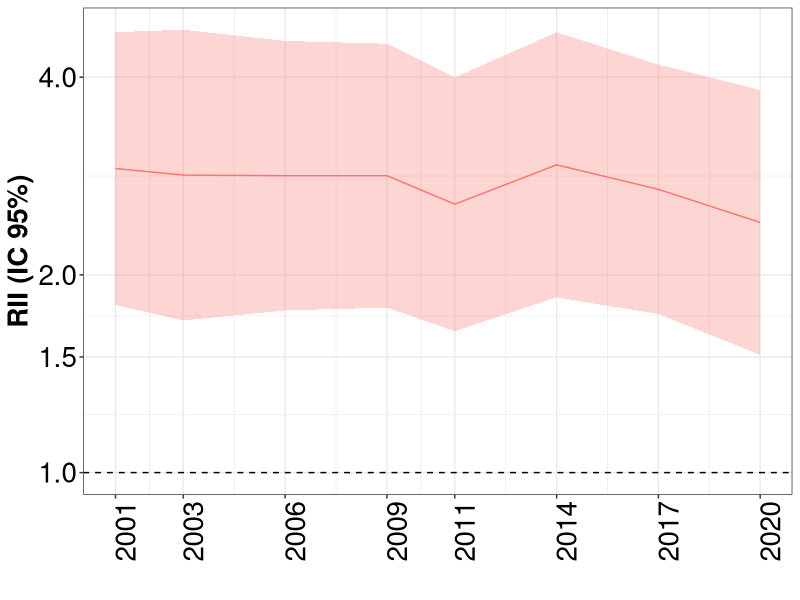
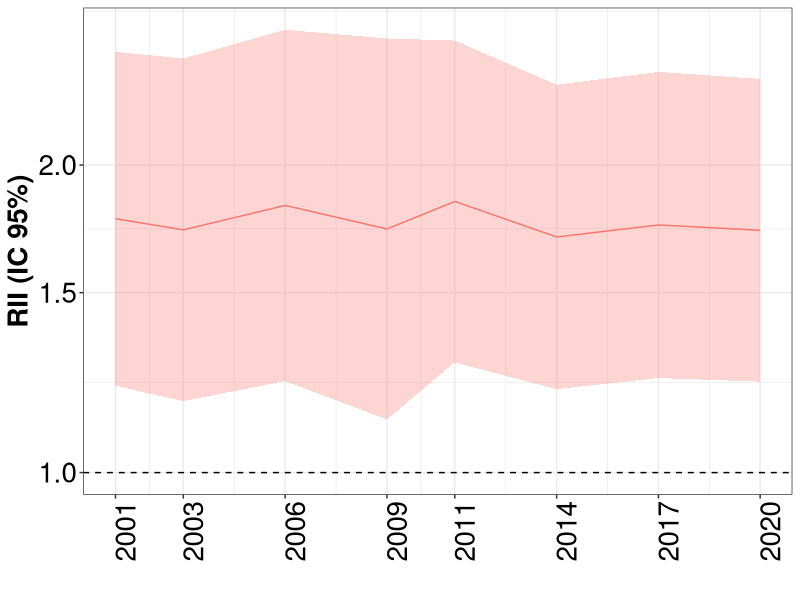
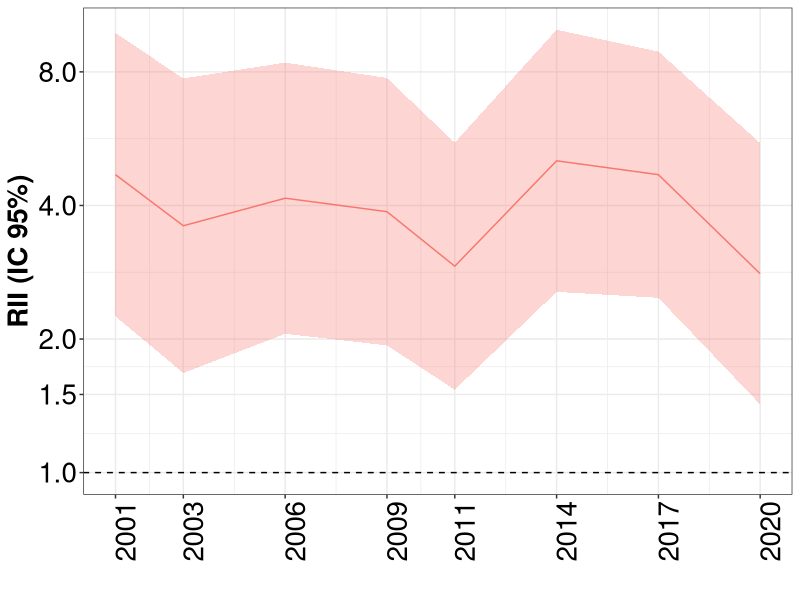
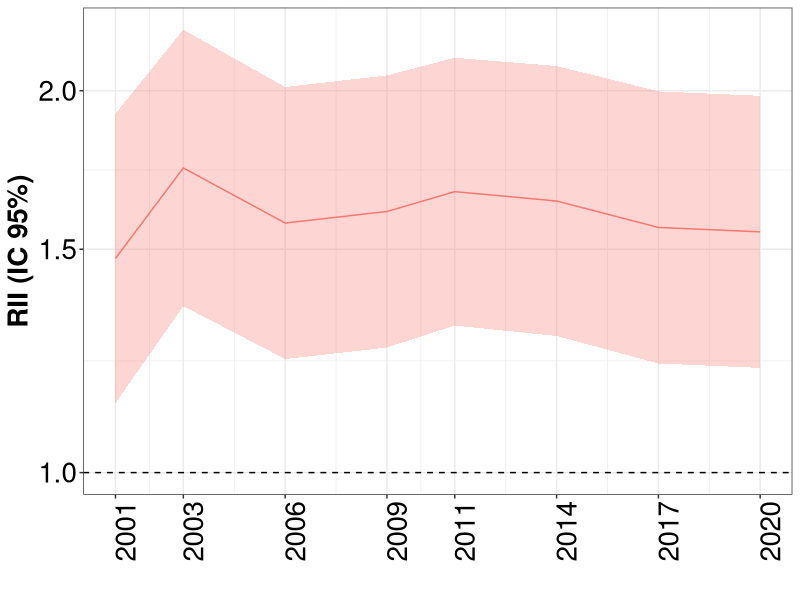
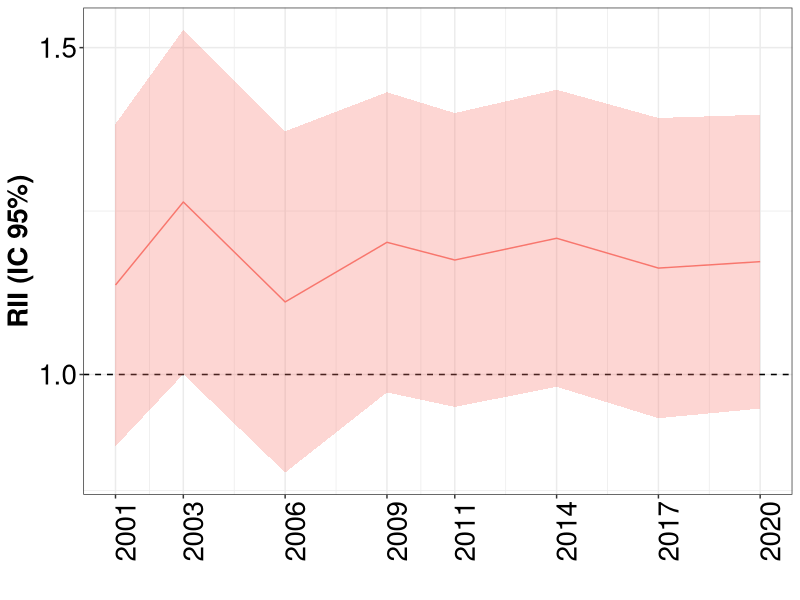
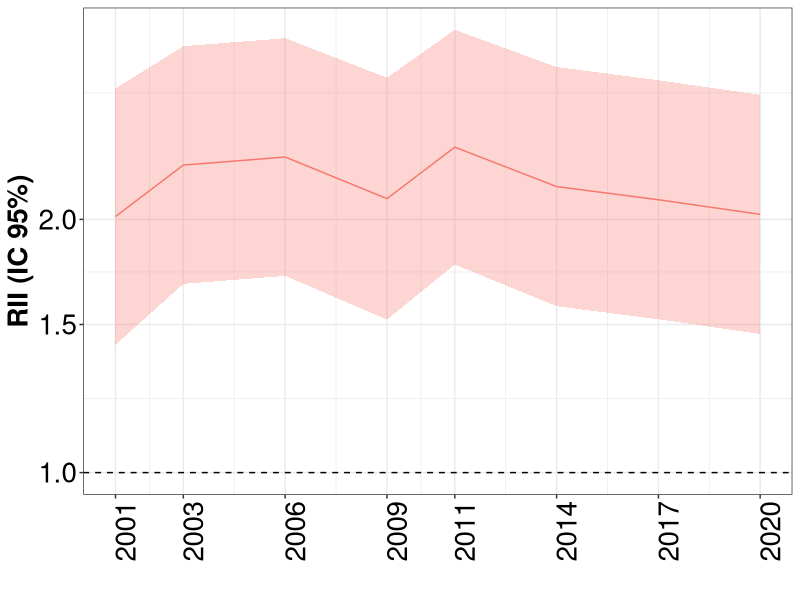
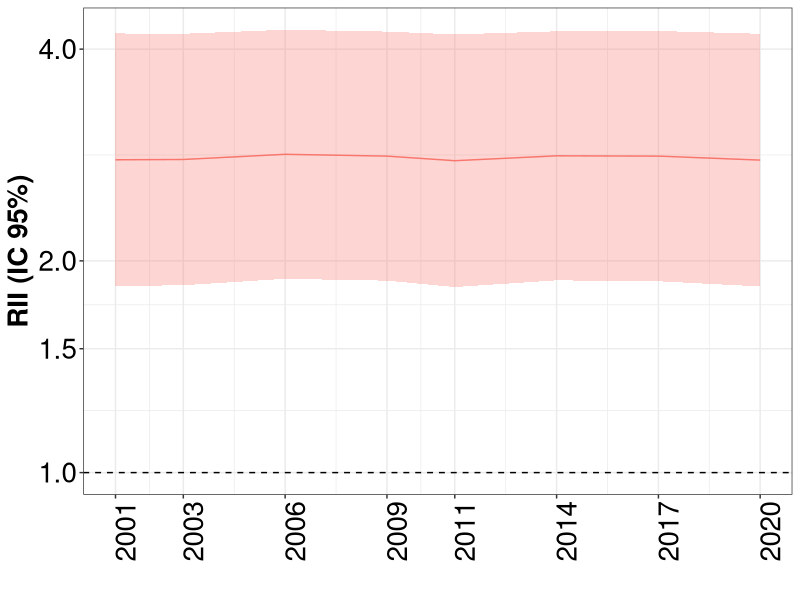
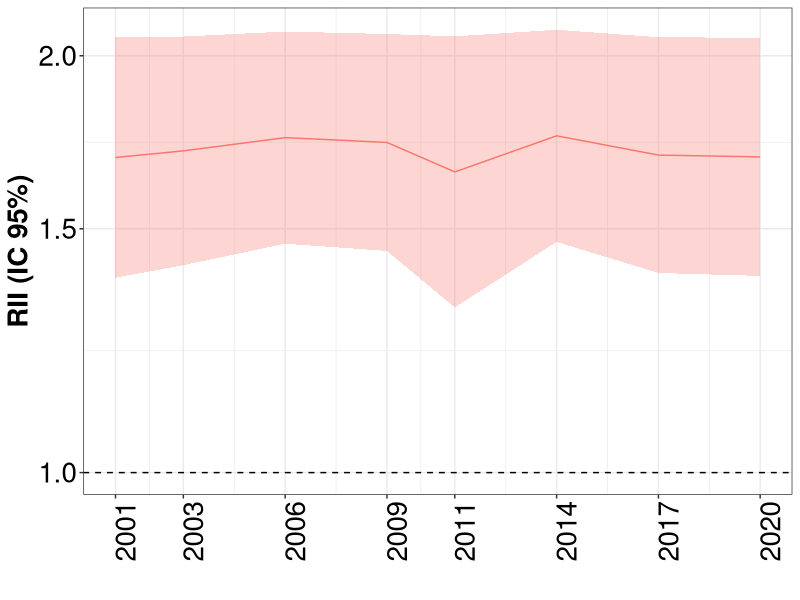

Generate these figures, in order, with R:
## ---- chunk 1
knitr::opts_chunk$set(echo = TRUE)
library(tidyverse)
library(readxl)
library(ggplot2)
setwd(getwd())

## ---- chunk 2

desigualdades_rii <- read.csv("rii.csv")
datos_ca <- desigualdades_rii %>%
  filter(abreviatura == "AN")

## ---- chunk 3

datos_ca %>%
  filter(fr =="diabetes", sexo=="Overall") %>%
  ggplot(aes(x=as.Date(encuesta), y=rii, ymin=rii_infci, ymax=rii_supci, group=fr)) +
  geom_hline(yintercept = 1, lty = 2) +
  geom_ribbon(alpha=0.3, aes(fill=fr)) +
  geom_line(aes(color=fr)) +
  scale_y_continuous(trans="log", breaks=c(0.75, 1, 1.5, 2, 4, 8, 16, 32))+
  scale_x_date(date_labels = "%Y", breaks = unique(as.Date(datos_ca$encuesta)))+
  labs(x="", y="RII (IC 95%)")+
  theme_bw()+
  theme(axis.text=element_text(size=20, color="black"),
                  axis.title=element_text(size=20, face="bold", color="black"),
                  axis.text.x = element_text(angle = 90),
                  strip.text = element_text(size=20, face="bold", color="black"),
                  legend.position="none")

## ---- chunk 4

datos_ca %>%
  filter(fr =="diabetes", sexo=="Hombre") %>%
  ggplot(aes(x=as.Date(encuesta), y=rii, ymin=rii_infci, ymax=rii_supci, group=fr)) +
  geom_hline(yintercept = 1, lty = 2) +
  geom_ribbon(alpha=0.3, aes(fill=fr)) +
  geom_line(aes(color=fr)) +
  scale_y_continuous(trans="log", breaks=c(0.75, 1, 1.5, 2, 4, 8, 16, 32))+
  scale_x_date(date_labels = "%Y", breaks = unique(as.Date(datos_ca$encuesta)))+
  labs(x="", y="RII (IC 95%)")+
  theme_bw()+
  theme(axis.text=element_text(size=20, color="black"),
                  axis.title=element_text(size=20, face="bold", color="black"),
                  axis.text.x = element_text(angle = 90),
                  strip.text = element_text(size=20, face="bold", color="black"),
                  legend.position="none")

## ---- chunk 5

datos_ca %>%
  filter(fr =="diabetes", sexo=="Mujeres") %>%
  ggplot(aes(x=as.Date(encuesta), y=rii, ymin=rii_infci, ymax=rii_supci, group=fr)) +
  geom_hline(yintercept = 1, lty = 2) +
  geom_ribbon(alpha=0.3, aes(fill=fr)) +
  geom_line(aes(color=fr)) +
  scale_y_continuous(trans="log", breaks=c(0.75, 1, 1.5, 2, 4, 8, 16, 32))+
  scale_x_date(date_labels = "%Y", breaks = unique(as.Date(datos_ca$encuesta)))+
  labs(x="", y="RII (IC 95%)")+
  theme_bw()+
  theme(axis.text=element_text(size=20, color="black"),
                  axis.title=element_text(size=20, face="bold", color="black"),
                  axis.text.x = element_text(angle = 90),
                  strip.text = element_text(size=20, face="bold", color="black"),
                  legend.position="none")

## ---- chunk 6

datos_ca %>%
  filter(fr =="hta", sexo=="Overall") %>%
  ggplot(aes(x=as.Date(encuesta), y=rii, ymin=rii_infci, ymax=rii_supci, group=fr)) +
  geom_hline(yintercept = 1, lty = 2) +
  geom_ribbon(alpha=0.3, aes(fill=fr)) +
  geom_line(aes(color=fr)) +
  scale_y_continuous(trans="log", breaks=c(0.75, 1, 1.5, 2, 4, 8, 16, 32))+
  scale_x_date(date_labels = "%Y", breaks = unique(as.Date(datos_ca$encuesta)))+
  labs(x="", y="RII (IC 95%)")+
  theme_bw()+
  theme(axis.text=element_text(size=20, color="black"),
                  axis.title=element_text(size=20, face="bold", color="black"),
                  axis.text.x = element_text(angle = 90),
                  strip.text = element_text(size=20, face="bold", color="black"),
                  legend.position="none")
## ---- chunk 7

datos_ca %>%
  filter(fr =="hta", sexo=="Hombre") %>%
  ggplot(aes(x=as.Date(encuesta), y=rii, ymin=rii_infci, ymax=rii_supci, group=fr)) +
  geom_hline(yintercept = 1, lty = 2) +
  geom_ribbon(alpha=0.3, aes(fill=fr)) +
  geom_line(aes(color=fr)) +
  scale_y_continuous(trans="log", breaks=c(0.75, 1, 1.5, 2, 4, 8, 16, 32))+
  scale_x_date(date_labels = "%Y", breaks = unique(as.Date(datos_ca$encuesta)))+
  labs(x="", y="RII (IC 95%)")+
  theme_bw()+
  theme(axis.text=element_text(size=20, color="black"),
                  axis.title=element_text(size=20, face="bold", color="black"),
                  axis.text.x = element_text(angle = 90),
                  strip.text = element_text(size=20, face="bold", color="black"),
                  legend.position="none")

## ---- chunk 8

datos_ca %>%
  filter(fr =="hta", sexo=="Mujeres") %>%
  ggplot(aes(x=as.Date(encuesta), y=rii, ymin=rii_infci, ymax=rii_supci, group=fr)) +
  geom_hline(yintercept = 1, lty = 2) +
  geom_ribbon(alpha=0.3, aes(fill=fr)) +
  geom_line(aes(color=fr)) +
  scale_y_continuous(trans="log", breaks=c(0.75, 1, 1.5, 2, 4, 8, 16, 32))+
  scale_x_date(date_labels = "%Y", breaks = unique(as.Date(datos_ca$encuesta)))+
  labs(x="", y="RII (IC 95%)")+
  theme_bw()+
  theme(axis.text=element_text(size=20, color="black"),
                  axis.title=element_text(size=20, face="bold", color="black"),
                  axis.text.x = element_text(angle = 90),
                  strip.text = element_text(size=20, face="bold", color="black"),
                  legend.position="none")

## ---- chunk 9

datos_ca %>%
  filter(fr =="obesity", sexo=="Overall") %>%
  ggplot(aes(x=as.Date(encuesta), y=rii, ymin=rii_infci, ymax=rii_supci, group=fr)) +
  geom_hline(yintercept = 1, lty = 2) +
  geom_ribbon(alpha=0.3, aes(fill=fr)) +
  geom_line(aes(color=fr)) +
  scale_y_continuous(trans="log", breaks=c(0.75, 1, 1.5, 2, 4, 8, 16, 32))+
  scale_x_date(date_labels = "%Y", breaks = unique(as.Date(datos_ca$encuesta)))+
  labs(x="", y="RII (IC 95%)")+
  theme_bw()+
  theme(axis.text=element_text(size=20, color="black"),
                  axis.title=element_text(size=20, face="bold", color="black"),
                  axis.text.x = element_text(angle = 90),
                  strip.text = element_text(size=20, face="bold", color="black"),
                  legend.position="none")
## ---- chunk 10

datos_ca %>%
  filter(fr =="obesity", sexo=="Hombre") %>%
  ggplot(aes(x=as.Date(encuesta), y=rii, ymin=rii_infci, ymax=rii_supci, group=fr)) +
  geom_hline(yintercept = 1, lty = 2) +
  geom_ribbon(alpha=0.3, aes(fill=fr)) +
  geom_line(aes(color=fr)) +
  scale_y_continuous(trans="log", breaks=c(0.75, 1, 1.5, 2, 4, 8, 16, 32))+
  scale_x_date(date_labels = "%Y", breaks = unique(as.Date(datos_ca$encuesta)))+
  labs(x="", y="RII (IC 95%)")+
  theme_bw()+
  theme(axis.text=element_text(size=20, color="black"),
                  axis.title=element_text(size=20, face="bold", color="black"),
                  axis.text.x = element_text(angle = 90),
                  strip.text = element_text(size=20, face="bold", color="black"),
                  legend.position="none")

## ---- chunk 11

datos_ca %>%
  filter(fr =="obesity", sexo=="Mujeres") %>%
  ggplot(aes(x=as.Date(encuesta), y=rii, ymin=rii_infci, ymax=rii_supci, group=fr)) +
  geom_hline(yintercept = 1, lty = 2) +
  geom_ribbon(alpha=0.3, aes(fill=fr)) +
  geom_line(aes(color=fr)) +
  scale_y_continuous(trans="log", breaks=c(0.75, 1, 1.5, 2, 4, 8, 16, 32))+
  scale_x_date(date_labels = "%Y", breaks = unique(as.Date(datos_ca$encuesta)))+
  labs(x="", y="RII (IC 95%)")+
  theme_bw()+
  theme(axis.text=element_text(size=20, color="black"),
                  axis.title=element_text(size=20, face="bold", color="black"),
                  axis.text.x = element_text(angle = 90),
                  strip.text = element_text(size=20, face="bold", color="black"),
                  legend.position="none")

## ---- chunk 12

datos_ca %>%
  filter(fr =="col", sexo=="Overall") %>%
  ggplot(aes(x=as.Date(encuesta), y=rii, ymin=rii_infci, ymax=rii_supci, group=fr)) +
  geom_hline(yintercept = 1, lty = 2) +
  geom_ribbon(alpha=0.3, aes(fill=fr)) +
  geom_line(aes(color=fr)) +
  scale_y_continuous(trans="log", breaks=c(0.75, 1, 1.5, 2, 4, 8, 16, 32))+
  scale_x_date(date_labels = "%Y", breaks = unique(as.Date(datos_ca$encuesta)))+
  labs(x="", y="RII (IC 95%)")+
  theme_bw()+
  theme(axis.text=element_text(size=20, color="black"),
                  axis.title=element_text(size=20, face="bold", color="black"),
                  axis.text.x = element_text(angle = 90),
                  strip.text = element_text(size=20, face="bold", color="black"),
                  legend.position="none")
## ---- chunk 13

datos_ca %>%
  filter(fr =="col", sexo=="Hombre") %>%
  ggplot(aes(x=as.Date(encuesta), y=rii, ymin=rii_infci, ymax=rii_supci, group=fr)) +
  geom_hline(yintercept = 1, lty = 2) +
  geom_ribbon(alpha=0.3, aes(fill=fr)) +
  geom_line(aes(color=fr)) +
  scale_y_continuous(trans="log", breaks=c(0.75, 1, 1.5, 2, 4, 8, 16, 32))+
  scale_x_date(date_labels = "%Y", breaks = unique(as.Date(datos_ca$encuesta)))+
  labs(x="", y="RII (IC 95%)")+
  theme_bw()+
  theme(axis.text=element_text(size=20, color="black"),
                  axis.title=element_text(size=20, face="bold", color="black"),
                  axis.text.x = element_text(angle = 90),
                  strip.text = element_text(size=20, face="bold", color="black"),
                  legend.position="none")

## ---- chunk 14

datos_ca %>%
  filter(fr =="col", sexo=="Mujeres") %>%
  ggplot(aes(x=as.Date(encuesta), y=rii, ymin=rii_infci, ymax=rii_supci, group=fr)) +
  geom_hline(yintercept = 1, lty = 2) +
  geom_ribbon(alpha=0.3, aes(fill=fr)) +
  geom_line(aes(color=fr)) +
  scale_y_continuous(trans="log", breaks=c(0.75, 1, 1.5, 2, 4, 8, 16, 32))+
  scale_x_date(date_labels = "%Y", breaks = unique(as.Date(datos_ca$encuesta)))+
  labs(x="", y="RII (IC 95%)")+
  theme_bw()+
  theme(axis.text=element_text(size=20, color="black"),
                  axis.title=element_text(size=20, face="bold", color="black"),
                  axis.text.x = element_text(angle = 90),
                  strip.text = element_text(size=20, face="bold", color="black"),
                  legend.position="none")

## ---- chunk 15

datos_ca %>%
  filter(fr =="sedentario", sexo=="Overall") %>%
  ggplot(aes(x=as.Date(encuesta), y=rii, ymin=rii_infci, ymax=rii_supci, group=fr)) +
  geom_hline(yintercept = 1, lty = 2) +
  geom_ribbon(alpha=0.3, aes(fill=fr)) +
  geom_line(aes(color=fr)) +
  scale_y_continuous(trans="log", breaks=c(0.75, 1, 1.5, 2, 4, 8, 16, 32))+
  scale_x_date(date_labels = "%Y", breaks = unique(as.Date(datos_ca$encuesta)))+
  labs(x="", y="RII (IC 95%)")+
  theme_bw()+
  theme(axis.text=element_text(size=20, color="black"),
                  axis.title=element_text(size=20, face="bold", color="black"),
                  axis.text.x = element_text(angle = 90),
                  strip.text = element_text(size=20, face="bold", color="black"),
                  legend.position="none")
## ---- chunk 16

datos_ca %>%
  filter(fr =="sedentario", sexo=="Hombre") %>%
  ggplot(aes(x=as.Date(encuesta), y=rii, ymin=rii_infci, ymax=rii_supci, group=fr)) +
  geom_hline(yintercept = 1, lty = 2) +
  geom_ribbon(alpha=0.3, aes(fill=fr)) +
  geom_line(aes(color=fr)) +
  scale_y_continuous(trans="log", breaks=c(0.75, 1, 1.5, 2, 4, 8, 16, 32))+
  scale_x_date(date_labels = "%Y", breaks = unique(as.Date(datos_ca$encuesta)))+
  labs(x="", y="RII (IC 95%)")+
  theme_bw()+
  theme(axis.text=element_text(size=20, color="black"),
                  axis.title=element_text(size=20, face="bold", color="black"),
                  axis.text.x = element_text(angle = 90),
                  strip.text = element_text(size=20, face="bold", color="black"),
                  legend.position="none")

## ---- chunk 17

datos_ca %>%
  filter(fr =="sedentario", sexo=="Mujeres") %>%
  ggplot(aes(x=as.Date(encuesta), y=rii, ymin=rii_infci, ymax=rii_supci, group=fr)) +
  geom_hline(yintercept = 1, lty = 2) +
  geom_ribbon(alpha=0.3, aes(fill=fr)) +
  geom_line(aes(color=fr)) +
  scale_y_continuous(trans="log", breaks=c(0.75, 1, 1.5, 2, 4, 8, 16, 32))+
  scale_x_date(date_labels = "%Y", breaks = unique(as.Date(datos_ca$encuesta)))+
  labs(x="", y="RII (IC 95%)")+
  theme_bw()+
  theme(axis.text=element_text(size=20, color="black"),
                  axis.title=element_text(size=20, face="bold", color="black"),
                  axis.text.x = element_text(angle = 90),
                  strip.text = element_text(size=20, face="bold", color="black"),
                  legend.position="none")

## ---- chunk 18

datos_ca %>%
  filter(fr =="smoking", sexo=="Overall") %>%
  ggplot(aes(x=as.Date(encuesta), y=rii, ymin=rii_infci, ymax=rii_supci, group=fr)) +
  geom_hline(yintercept = 1, lty = 2) +
  geom_ribbon(alpha=0.3, aes(fill=fr)) +
  geom_line(aes(color=fr)) +
  scale_y_continuous(trans="log", breaks=c(0.75, 1, 1.5, 2, 4, 8, 16, 32))+
  scale_x_date(date_labels = "%Y", breaks = unique(as.Date(datos_ca$encuesta)))+
  labs(x="", y="RII (IC 95%)")+
  theme_bw()+
  theme(axis.text=element_text(size=20, color="black"),
                  axis.title=element_text(size=20, face="bold", color="black"),
                  axis.text.x = element_text(angle = 90),
                  strip.text = element_text(size=20, face="bold", color="black"),
                  legend.position="none")
## ---- chunk 19

datos_ca %>%
  filter(fr =="smoking", sexo=="Hombre") %>%
  ggplot(aes(x=as.Date(encuesta), y=rii, ymin=rii_infci, ymax=rii_supci, group=fr)) +
  geom_hline(yintercept = 1, lty = 2) +
  geom_ribbon(alpha=0.3, aes(fill=fr)) +
  geom_line(aes(color=fr)) +
  scale_y_continuous(trans="log", breaks=c(0.75, 1, 1.5, 2, 4, 8, 16, 32))+
  scale_x_date(date_labels = "%Y", breaks = unique(as.Date(datos_ca$encuesta)))+
  labs(x="", y="RII (IC 95%)")+
  theme_bw()+
  theme(axis.text=element_text(size=20, color="black"),
                  axis.title=element_text(size=20, face="bold", color="black"),
                  axis.text.x = element_text(angle = 90),
                  strip.text = element_text(size=20, face="bold", color="black"),
                  legend.position="none")

## ---- chunk 20

datos_ca %>%
  filter(fr =="smoking", sexo=="Mujeres") %>%
  ggplot(aes(x=as.Date(encuesta), y=rii, ymin=rii_infci, ymax=rii_supci, group=fr)) +
  geom_hline(yintercept = 1, lty = 2) +
  geom_ribbon(alpha=0.3, aes(fill=fr)) +
  geom_line(aes(color=fr)) +
  scale_y_continuous(trans="log", breaks=c(0.75, 1, 1.5, 2, 4, 8, 16, 32))+
  scale_x_date(date_labels = "%Y", breaks = unique(as.Date(datos_ca$encuesta)))+
  labs(x="", y="RII (IC 95%)")+
  theme_bw()+
  theme(axis.text=element_text(size=20, color="black"),
                  axis.title=element_text(size=20, face="bold", color="black"),
                  axis.text.x = element_text(angle = 90),
                  strip.text = element_text(size=20, face="bold", color="black"),
                  legend.position="none")

## ---- chunk 21

datos_ca %>%
  filter(fr =="alcohol", sexo=="Overall") %>%
  ggplot(aes(x=as.Date(encuesta), y=rii, ymin=rii_infci, ymax=rii_supci, group=fr)) +
  geom_hline(yintercept = 1, lty = 2) +
  geom_ribbon(alpha=0.3, aes(fill=fr)) +
  geom_line(aes(color=fr)) +
  scale_y_continuous(trans="log", breaks=c(0.75, 1, 1.5, 2, 4, 8, 16, 32))+
  scale_x_date(date_labels = "%Y", breaks = unique(as.Date(datos_ca$encuesta)))+
  labs(x="", y="RII (IC 95%)")+
  theme_bw()+
  theme(axis.text=element_text(size=20, color="black"),
                  axis.title=element_text(size=20, face="bold", color="black"),
                  axis.text.x = element_text(angle = 90),
                  strip.text = element_text(size=20, face="bold", color="black"),
                  legend.position="none")
## ---- chunk 22

datos_ca %>%
  filter(fr =="alcohol", sexo=="Hombre") %>%
  ggplot(aes(x=as.Date(encuesta), y=rii, ymin=rii_infci, ymax=rii_supci, group=fr)) +
  geom_hline(yintercept = 1, lty = 2) +
  geom_ribbon(alpha=0.3, aes(fill=fr)) +
  geom_line(aes(color=fr)) +
  scale_y_continuous(trans="log", breaks=c(0.75, 1, 1.5, 2, 4, 8, 16, 32))+
  scale_x_date(date_labels = "%Y", breaks = unique(as.Date(datos_ca$encuesta)))+
  labs(x="", y="RII (IC 95%)")+
  theme_bw()+
  theme(axis.text=element_text(size=20, color="black"),
                  axis.title=element_text(size=20, face="bold", color="black"),
                  axis.text.x = element_text(angle = 90),
                  strip.text = element_text(size=20, face="bold", color="black"),
                  legend.position="none")

## ---- chunk 23

datos_ca %>%
  filter(fr =="alcohol", sexo=="Mujeres") %>%
  ggplot(aes(x=as.Date(encuesta), y=rii, ymin=rii_infci, ymax=rii_supci, group=fr)) +
  geom_hline(yintercept = 1, lty = 2) +
  geom_ribbon(alpha=0.3, aes(fill=fr)) +
  geom_line(aes(color=fr)) +
  scale_y_continuous(trans="log", breaks=c(0.75, 1, 1.5, 2, 4, 8, 16, 32))+
  scale_x_date(date_labels = "%Y", breaks = unique(as.Date(datos_ca$encuesta)))+
  labs(x="", y="RII (IC 95%)")+
  theme_bw()+
  theme(axis.text=element_text(size=20, color="black"),
                  axis.title=element_text(size=20, face="bold", color="black"),
                  axis.text.x = element_text(angle = 90),
                  strip.text = element_text(size=20, face="bold", color="black"),
                  legend.position="none")

